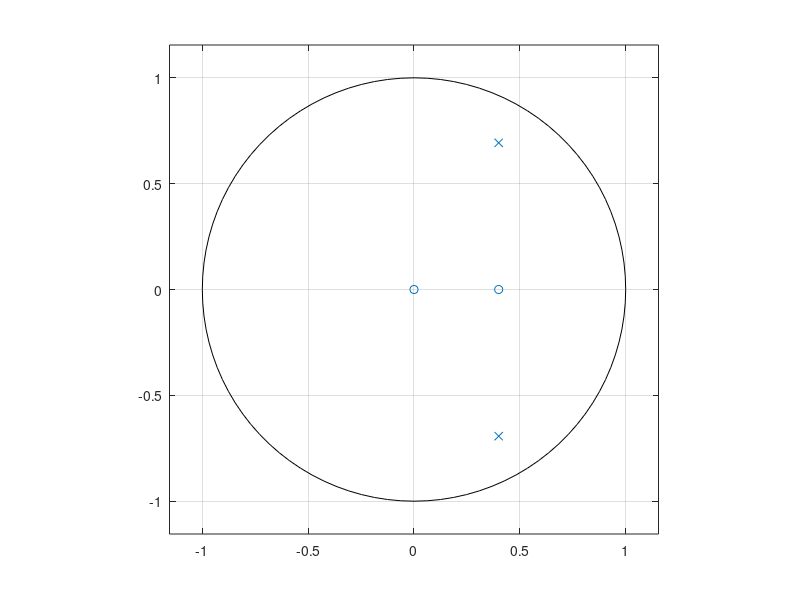
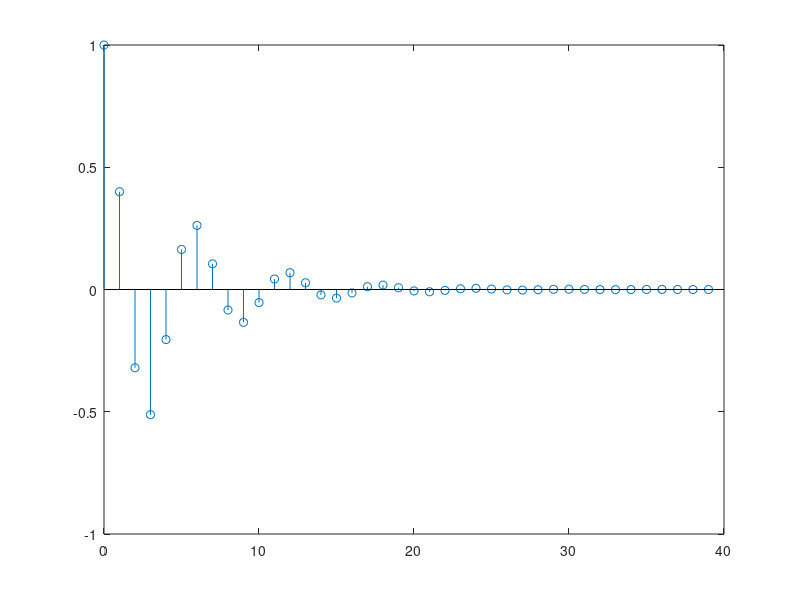

Here is the MATLAB script that generated these plots, in order:
Num = [1 -.4];
Den = [1 -.8 .64];

figure(1); clf;
zplane(Num, Den);

MaxLen = max(length(Num), length(Den));
Zeros = roots([Num, zeros(1, MaxLen - length(Num))])

[Residues, Poles, Direct] = residuez(Num, Den)

[ImpResp, TimeN] = impz(Num, Den, 40);
figure(2); clf;
stem(TimeN, ImpResp);
